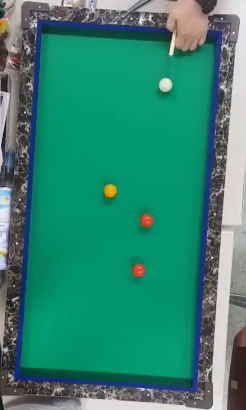
#> input picture frame 64 of ezgif-4-1e90d1c789.mp4, 246 x 410 px, given in place of Video4.mp4, which was not available
$ python color_tracking.py
#> lines starting #> are read from the running program, lines starting #| are printed output that depends on the picture; after the words box and inside, x2 and y2 are one past the last pixel; in counts of white or black regions, pixels touching at a corner belong together; pictures that were not available may be replaced by others from this repository, and a replacement may not be noted
# python color_tracking.py --video balls.mp4

import argparse
from collections import deque

import cv2
import imutils
import numpy as np

ap = argparse.ArgumentParser()
ap.add_argument("-v", "--video", default="Video4.mp4",
                help="path to the (optional) video file")
ap.add_argument("-b", "--buffer", type=int, default=64,
                help="max buffer size")
args = vars(ap.parse_args())

lower = {'yellow': (16, 132, 202), 'red': (145, 82, 60)}
upper = {'yellow': (75, 255, 255), 'red': (255, 255, 255)}
colors = {'red': (0, 0, 255), 'yellow': (0, 255, 217)}
deque = {'yellow': deque(maxlen=args["buffer"]),
         'red': deque(maxlen=args["buffer"])}

pts = {'yellow': (0, 0), 'red': (0, 0)}
props = {'yellow': None, 'red': None}

# if a video path was not supplied, grab the reference
# to the webcam

fourcc = cv2.VideoWriter_fourcc(*'MJPG')
writer = None

if not args.get("video", False):
    camera = cv2.VideoCapture(0)

# otherwise, grab a reference to the video file
else:
    camera = cv2.VideoCapture(args["video"])
# keep looping
while True:
    # grab the current frame
    (grabbed, frame) = camera.read()
#> frame is the input picture: shape (410, 246, 3); mean B, G, R 113.8, 133, 52.1
    # if we are viewing a video and we did not grab a frame,
    # then we have reached the end of the video
    if args.get("video") and not grabbed:
        break

    # IP webcam image stream
    # URL = 'http://10.254.254.102:8080/shot.jpg'
    # urllib.urlretrieve(URL, 'shot1.jpg')
    # frame = cv2.imread('shot1.jpg')

    # resize the frame, blur it, and convert it to the HSV
    # color space
    frame = imutils.resize(frame, width=410)
#> frame: shape (683, 410, 3)
    if writer is None:
        (h, w) = frame.shape[:2]
#> h = 683; w = 410
        writer = cv2.VideoWriter("output.avi", fourcc, 30.0, (w, h), True)

    # blurred = cv2.GaussianBlur(frame, (11, 11), 0)
    # hsv = cv2.cvtColor(blurred, cv2.COLOR_BGR2HSV)
    # for each color in dictionary check object in frame
    hsv = cv2.cvtColor(frame, cv2.COLOR_BGR2HSV)
#> hsv: shape (683, 410, 3); mean H, S, V 75.9, 164.8, 139.5

    for key, value in upper.items():
        # a series of dilations and erosions to remove any small
        mask = cv2.inRange(hsv, lower[key], upper[key])
        mask = cv2.erode(mask, None, iterations=2)
        mask = cv2.dilate(mask, None, iterations=2)

        contours = cv2.findContours(mask.copy(), cv2.RETR_EXTERNAL,
                                    cv2.CHAIN_APPROX_SIMPLE)[-2]
        center = None

        if len(contours) > 0:
            # 경계값 중 먼저 찾은 경계값에서 가까운 경계값만 추적함

            for contour in contours:
                if props[key] is None:
                    props[key] = contours[0]
                else:
                    moment = cv2.moments(contour)
                    cx, cy = (int(moment['m10'] / moment['m00']), int(moment['m01'] / moment['m00']))

                    # 미세한 조정 필요(속도, 물체개입 등)
                    if abs(cx - pts[key][0]) < 25 or abs(cy - pts[key][1]) < 25:
                        props[key] = contour
                    else:
                        continue

            # c = max(cnts, key=cv2.contourArea)
            (pts[key], radius) = cv2.minEnclosingCircle(props[key])
            M = cv2.moments(props[key])
            center = (int(M["m10"] / M["m00"]), int(M["m01"] / M["m00"]))

            # only proceed if the radius meets a minimum size. Correct this value for your obect's size
            if radius > 0.5:
                # draw the circle and centroid on the frame,
                # then update the list of tracked points
                cv2.circle(frame, center, int(radius), colors[key], 2)

        deque[key].appendleft(center)

        for i in range(1, len(deque[key])):
            if deque[key][i - 1] is None or deque[key][i] is None:
                continue

            thickness = int(np.sqrt(args["buffer"] / float(i + i)) * 1.5)
            cv2.line(frame, deque[key][i - 1], deque[key][i], colors[key], thickness)
#> this loop made 2 passes
#> pass 1, `mask = cv2.inRange(hsv, lower[key], upper[key])`:
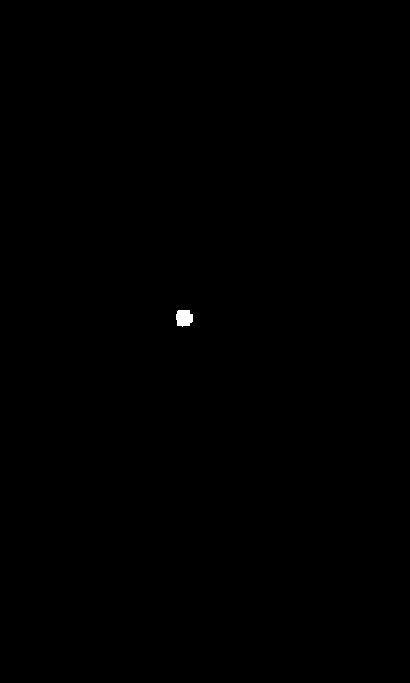
#> mask: shape (683, 410); 0.09% white; 1 white region, box (x1, y1, x2, y2) and area: (176, 310, 193, 327) 240
#> pass 2, `mask = cv2.inRange(hsv, lower[key], upper[key])`:
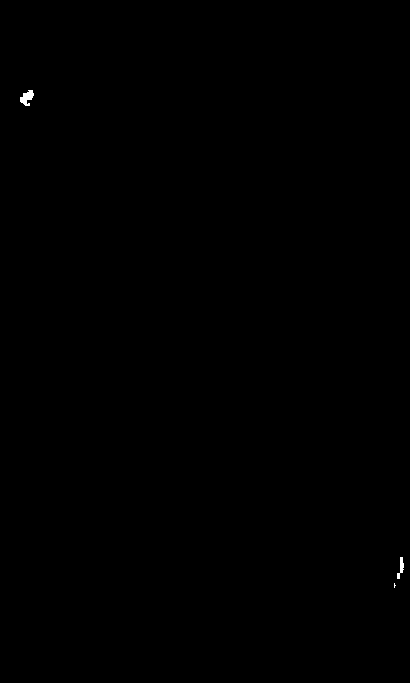
#> mask: shape (683, 410); 0.07% white; 3 white regions (1 under 20 px), largest, box (x1, y1, x2, y2) and area: (20, 90, 34, 106) 132, (397, 557, 404, 579) 72
#> after the loop:
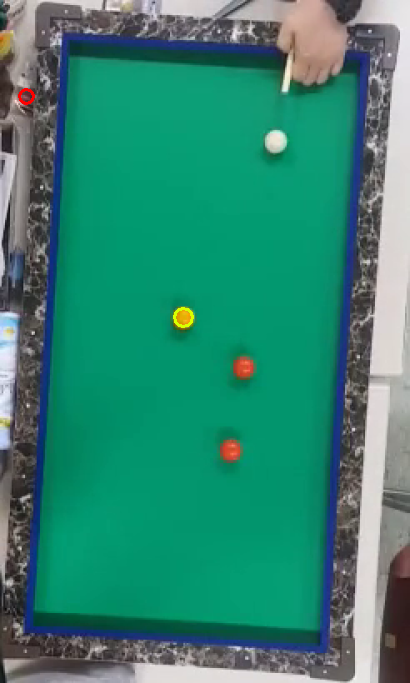
#> frame: shape (683, 410, 3); mean B, G, R 113.7, 133, 52.1
#> after the loop, props = {'yellow': contour of 16 points, box (x1, y1, x2, y2) (176, 310, 193, 326), area 210, 'red': contour of 15 points, box (x1, y1, x2, y2) (20, 92, 33, 103), area 82}; pts = {'yellow': (183.1, 317.6), 'red': (26, 96.5)}

    # show the frame to our screen
    cv2.imshow("Frame", frame)
    writer.write(frame)

    key = cv2.waitKey(15) & 0xFF
#> (key q is pressed here)
    # if the 'q' key is pressed, stop the loop
    if key == ord("q"):
        break

# cleanup the camera and close any open windows
camera.release()
writer.release()
cv2.destroyAllWindows()

$ run again, starting later in the video
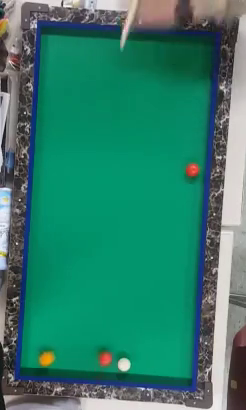
#> input picture frame 289 of ezgif-4-1e90d1c789.mp4, 246 x 410 px, given in place of Video4.mp4, which was not available
#> frame is the input picture: shape (410, 246, 3); mean B, G, R 106.8, 125.6, 49.6
#> hsv: shape (683, 410, 3); mean H, S, V 74.9, 166, 132
#> after the loop `for key, value in upper.items():`:
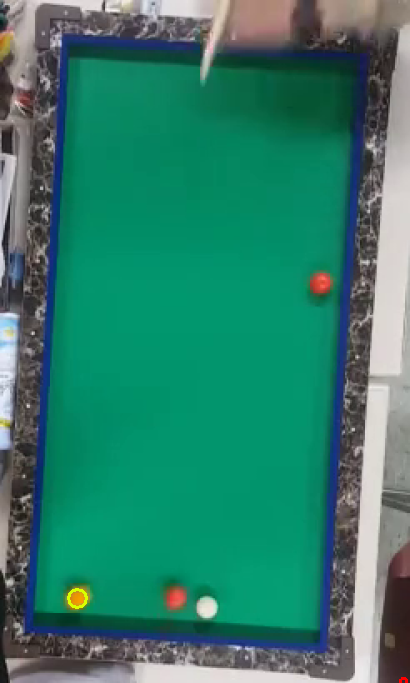
#> frame: shape (683, 410, 3); mean B, G, R 106.7, 125.6, 49.6
#> after the loop `for key, value in upper.items():`: props = {'yellow': contour of 18 points, box (x1, y1, x2, y2) (70, 591, 86, 606), area 175, 'red': [[400, 680], [400, 682], [406, 682], [406, 680]]}; pts = {'yellow': (77.5, 599), 'red': (403, 681)}

$ run again, starting later in the video
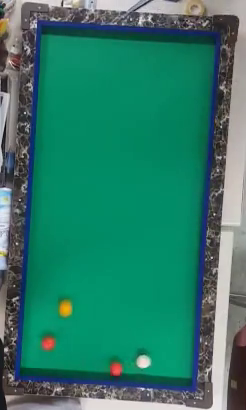
#> input picture frame 514 of ezgif-4-1e90d1c789.mp4, 246 x 410 px, given in place of Video4.mp4, which was not available
#> frame is the input picture: shape (410, 246, 3); mean B, G, R 104.3, 122.5, 46.9
#> hsv: shape (683, 410, 3); mean H, S, V 76.7, 167.2, 128.5
#> after the loop `for key, value in upper.items():`:
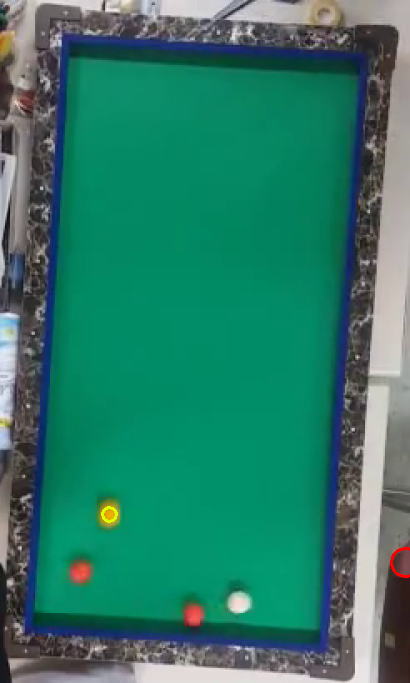
#> frame: shape (683, 410, 3); mean B, G, R 104.2, 122.4, 47
#> after the loop `for key, value in upper.items():`: props = {'yellow': contour of 17 points, box (x1, y1, x2, y2) (103, 508, 117, 523), area 154, 'red': contour of 15 points, box (x1, y1, x2, y2) (400, 547, 410, 577), area 188}; pts = {'yellow': (109.1, 514.7), 'red': (407.5, 561.5)}
